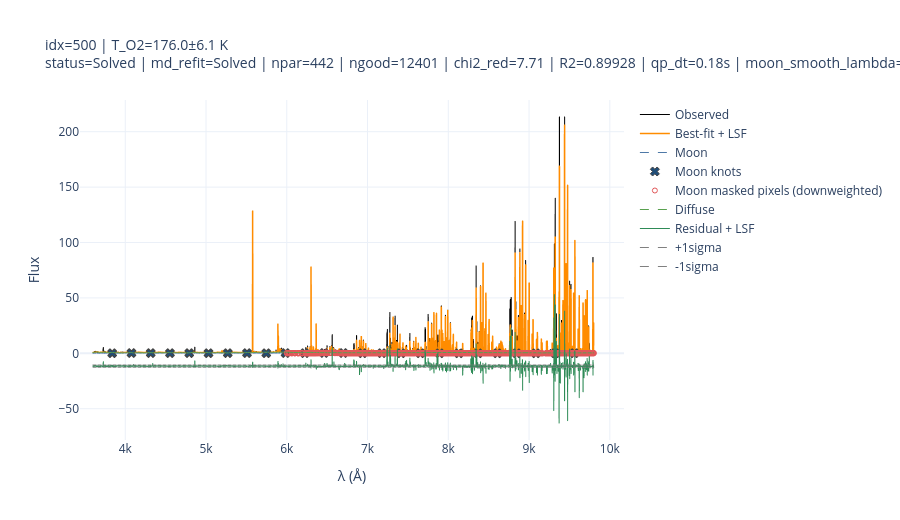

The notebook cell saved with this chart:
### Code cell
import importlib
import numpy as np
import sky_decomp.fit as fitmod

importlib.reload(fitmod)
SkyDecomp = fitmod.SkyDecomp

decomposer = SkyDecomp(
    wave,
    lsf_sigma=LSF_SIGMA,
    moon_smooth_lambda=0.1,
    moon_interline_boost=10000.0,
    moon_interline_red_min=6000.0,
    moon_interline_exclusion_a=2.5,
    moon_interline_line_flux_threshold=0.01,
 )

idx = 500
result = decomposer.fit(
    flx_sci[idx],
    flx_ivar[idx],
    verbose=True,
    n_lsf_refits=3,
 )
plot_fit_result(result, idx)

### Figure 1 — Plotly figure (JSON) as saved in the notebook; plotly's stock layout.template omitted (floating-point values rounded to 4 significant figures; data arrays with more than 128 entries replaced by an {"elided": "..."} marker saying what was removed)
{"data": [{"line": {"color": "black", "width": 1}, "mode": "lines", "name": "Observed", "type": "scattergl", "x": {"elided": "12401 float values"}, "y": {"elided": "12401 float values"}}, {"line": {"color": "darkorange", "width": 1.5}, "mode": "lines", "name": "Best-fit + LSF", "type": "scattergl", "x": {"elided": "12401 float values"}, "y": {"elided": "12401 float values"}}, {"line": {"color": "#4e79a7", "dash": "dash", "width": 1}, "mode": "lines", "name": "Moon", "type": "scattergl", "x": {"elided": "12401 float values"}, "y": {"elided": "12401 float values"}}, {"marker": {"color": "#1f4e79", "line": {"width": 1}, "size": 8, "symbol": "x"}, "mode": "markers", "name": "Moon knots", "type": "scattergl", "x": [3838.0, 4077.0, 4315.0, 4554.0, 4792.0, 5031.0, 5269.0, 5508.0, 5746.0, 5985.0, 6223.0, 6462.0, 6700.0, 6938.0, 7177.0, 7415.0, 7654.0, 7892.0, 8131.0, 8369.0, 8608.0, 8846.0, 9085.0, 9323.0, 9562.0], "y": [0.09488, 0.2559, 0.1955, 0.1672, 0.1773, 0.1376, 0.1459, 0.2031, 0.1024, 0.239, 0.1412, 0.3059, 0.2559, 0.08157, 0.1431, 0.07405, 0.04168, 0.007364, 9.482e-10, 6.642e-10, 0.01056, 0.0442, 0.02421, 0.03555, 0.1231]}, {"marker": {"color": "#e15759", "line": {"width": 1}, "size": 5, "symbol": "circle-open"}, "mode": "markers", "name": "Moon masked pixels (downweighted)", "type": "scattergl", "x": {"elided": "5326 float values"}, "y": {"elided": "5326 float values"}}, {"line": {"color": "#59a14f", "dash": "dash", "width": 1}, "mode": "lines", "name": "Diffuse", "type": "scattergl", "x": {"elided": "12401 float values"}, "y": {"elided": "12401 float values"}}, {"line": {"color": "seagreen", "width": 1}, "mode": "lines", "name": "Residual + LSF", "type": "scattergl", "x": {"elided": "12401 float values"}, "y": {"elided": "12401 float values"}}, {"line": {"color": "gray", "dash": "dash", "width": 1}, "mode": "lines", "name": "+1sigma", "type": "scattergl", "x": {"elided": "12401 float values"}, "y": {"elided": "12401 float values"}}, {"line": {"color": "gray", "dash": "dash", "width": 1}, "mode": "lines", "name": "-1sigma", "type": "scattergl", "x": {"elided": "12401 float values"}, "y": {"elided": "12401 float values"}}], "layout": {"height": 520, "title": {"font": {"size": 14}, "text": "idx=500 | T_O2=176.0±6.1 K<br>status=Solved | md_refit=Solved | npar=442 | ngood=12401 | chi2_red=7.71 | R2=0.89928 | qp_dt=0.18s | moon_smooth_lambda=0.1 | moon_mask_downweight_boost=1e+04 | moon_interline_line_flux_threshold=0.01 | n_lsf_refits=3 | dt=1.67s"}, "xaxis": {"title": {"text": "λ (Å)"}}, "yaxis": {"title": {"text": "Flux"}}}}
